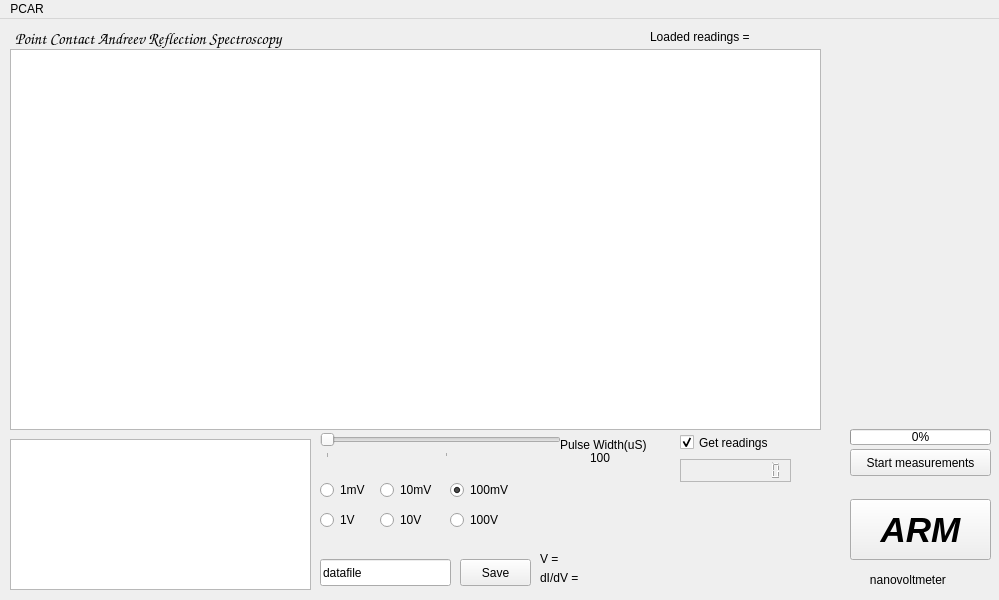
<?xml version="1.0" encoding="UTF-8"?>
<ui version="4.0">
 <class>MainWindow</class>
 <widget class="QMainWindow" name="MainWindow">
  <property name="geometry">
   <rect>
    <x>0</x>
    <y>0</y>
    <width>999</width>
    <height>600</height>
   </rect>
  </property>
  <property name="mouseTracking">
   <bool>false</bool>
  </property>
  <property name="windowTitle">
   <string>PCAR Spectroscopy</string>
  </property>
  <property name="windowIcon">
   <iconset>
    <normaloff>../../../../../usr/share/pixmaps/cubeview48.png</normaloff>../../../../../usr/share/pixmaps/cubeview48.png</iconset>
  </property>
  <property name="windowOpacity">
   <double>1.000000000000000</double>
  </property>
  <property name="toolTip">
   <string/>
  </property>
  <property name="autoFillBackground">
   <bool>false</bool>
  </property>
  <property name="tabShape">
   <enum>QTabWidget::Triangular</enum>
  </property>
  <widget class="QWidget" name="centralwidget">
   <widget class="QPushButton" name="init_button">
    <property name="geometry">
     <rect>
      <x>850</x>
      <y>430</y>
      <width>141</width>
      <height>27</height>
     </rect>
    </property>
    <property name="text">
     <string>Start measurements</string>
    </property>
   </widget>
   <widget class="QLabel" name="label">
    <property name="geometry">
     <rect>
      <x>15</x>
      <y>9</y>
      <width>270</width>
      <height>21</height>
     </rect>
    </property>
    <property name="font">
     <font>
      <family>URW Chancery L</family>
      <pointsize>12</pointsize>
      <weight>75</weight>
      <italic>true</italic>
      <bold>true</bold>
     </font>
    </property>
    <property name="text">
     <string>Point Contact Andreev Reflection Spectroscopy</string>
    </property>
   </widget>
   <widget class="PlotWidget" name="IVgraph">
    <property name="geometry">
     <rect>
      <x>10</x>
      <y>420</y>
      <width>301</width>
      <height>151</height>
     </rect>
    </property>
   </widget>
   <widget class="QCheckBox" name="fetch_data">
    <property name="geometry">
     <rect>
      <x>680</x>
      <y>410</y>
      <width>141</width>
      <height>27</height>
     </rect>
    </property>
    <property name="text">
     <string>Get readings</string>
    </property>
    <property name="checked">
     <bool>true</bool>
    </property>
   </widget>
   <widget class="QLabel" name="total_readings">
    <property name="geometry">
     <rect>
      <x>650</x>
      <y>10</y>
      <width>161</width>
      <height>16</height>
     </rect>
    </property>
    <property name="text">
     <string>Loaded readings = </string>
    </property>
   </widget>
   <widget class="QPushButton" name="Save_data">
    <property name="geometry">
     <rect>
      <x>460</x>
      <y>540</y>
      <width>71</width>
      <height>27</height>
     </rect>
    </property>
    <property name="text">
     <string>Save</string>
    </property>
   </widget>
   <widget class="QLineEdit" name="filename">
    <property name="geometry">
     <rect>
      <x>320</x>
      <y>540</y>
      <width>131</width>
      <height>27</height>
     </rect>
    </property>
    <property name="text">
     <string>datafile</string>
    </property>
   </widget>
   <widget class="PlotWidget" name="dIdVgraph">
    <property name="geometry">
     <rect>
      <x>10</x>
      <y>30</y>
      <width>811</width>
      <height>381</height>
     </rect>
    </property>
   </widget>
   <widget class="QSlider" name="pulse_width">
    <property name="geometry">
     <rect>
      <x>320</x>
      <y>410</y>
      <width>241</width>
      <height>29</height>
     </rect>
    </property>
    <property name="minimum">
     <number>100</number>
    </property>
    <property name="maximum">
     <number>2000</number>
    </property>
    <property name="singleStep">
     <number>5</number>
    </property>
    <property name="value">
     <number>100</number>
    </property>
    <property name="orientation">
     <enum>Qt::Horizontal</enum>
    </property>
    <property name="tickPosition">
     <enum>QSlider::TicksBelow</enum>
    </property>
    <property name="tickInterval">
     <number>1000</number>
    </property>
   </widget>
   <widget class="QLabel" name="label_2">
    <property name="geometry">
     <rect>
      <x>560</x>
      <y>410</y>
      <width>111</width>
      <height>31</height>
     </rect>
    </property>
    <property name="text">
     <string>Pulse Width(uS)</string>
    </property>
   </widget>
   <widget class="QLabel" name="pw_label">
    <property name="geometry">
     <rect>
      <x>590</x>
      <y>430</y>
      <width>51</width>
      <height>17</height>
     </rect>
    </property>
    <property name="text">
     <string>100</string>
    </property>
   </widget>
   <widget class="QPushButton" name="state">
    <property name="geometry">
     <rect>
      <x>850</x>
      <y>480</y>
      <width>141</width>
      <height>61</height>
     </rect>
    </property>
    <property name="font">
     <font>
      <pointsize>26</pointsize>
      <weight>75</weight>
      <italic>true</italic>
      <bold>true</bold>
     </font>
    </property>
    <property name="styleSheet">
     <string notr="true">border-color: rgb(0, 0, 0);</string>
    </property>
    <property name="text">
     <string>ARM</string>
    </property>
   </widget>
   <widget class="QLabel" name="nvpr">
    <property name="geometry">
     <rect>
      <x>860</x>
      <y>550</y>
      <width>121</width>
      <height>21</height>
     </rect>
    </property>
    <property name="autoFillBackground">
     <bool>true</bool>
    </property>
    <property name="text">
     <string>   nanovoltmeter</string>
    </property>
   </widget>
   <widget class="QLabel" name="IVfit">
    <property name="geometry">
     <rect>
      <x>540</x>
      <y>530</y>
      <width>281</width>
      <height>20</height>
     </rect>
    </property>
    <property name="text">
     <string>V = </string>
    </property>
   </widget>
   <widget class="QRadioButton" name="v5">
    <property name="geometry">
     <rect>
      <x>380</x>
      <y>490</y>
      <width>71</width>
      <height>22</height>
     </rect>
    </property>
    <property name="text">
     <string>10V</string>
    </property>
   </widget>
   <widget class="QRadioButton" name="v1">
    <property name="geometry">
     <rect>
      <x>320</x>
      <y>460</y>
      <width>60</width>
      <height>22</height>
     </rect>
    </property>
    <property name="text">
     <string>1mV</string>
    </property>
    <property name="checked">
     <bool>false</bool>
    </property>
   </widget>
   <widget class="QRadioButton" name="v2">
    <property name="geometry">
     <rect>
      <x>380</x>
      <y>460</y>
      <width>71</width>
      <height>22</height>
     </rect>
    </property>
    <property name="text">
     <string>10mV</string>
    </property>
   </widget>
   <widget class="QRadioButton" name="v4">
    <property name="geometry">
     <rect>
      <x>320</x>
      <y>490</y>
      <width>71</width>
      <height>22</height>
     </rect>
    </property>
    <property name="text">
     <string>1V</string>
    </property>
   </widget>
   <widget class="QRadioButton" name="v3">
    <property name="geometry">
     <rect>
      <x>450</x>
      <y>460</y>
      <width>81</width>
      <height>22</height>
     </rect>
    </property>
    <property name="text">
     <string>100mV</string>
    </property>
    <property name="checked">
     <bool>true</bool>
    </property>
   </widget>
   <widget class="QRadioButton" name="v6">
    <property name="geometry">
     <rect>
      <x>450</x>
      <y>490</y>
      <width>71</width>
      <height>22</height>
     </rect>
    </property>
    <property name="text">
     <string>100V</string>
    </property>
   </widget>
   <widget class="QProgressBar" name="progress">
    <property name="geometry">
     <rect>
      <x>850</x>
      <y>410</y>
      <width>141</width>
      <height>16</height>
     </rect>
    </property>
    <property name="value">
     <number>0</number>
    </property>
   </widget>
   <widget class="QLCDNumber" name="lcdNumber">
    <property name="geometry">
     <rect>
      <x>680</x>
      <y>440</y>
      <width>111</width>
      <height>23</height>
     </rect>
    </property>
    <property name="frameShape">
     <enum>QFrame::StyledPanel</enum>
    </property>
    <property name="smallDecimalPoint">
     <bool>true</bool>
    </property>
    <property name="numDigits">
     <number>10</number>
    </property>
   </widget>
   <widget class="QLabel" name="dIdVfit">
    <property name="geometry">
     <rect>
      <x>540</x>
      <y>550</y>
      <width>281</width>
      <height>17</height>
     </rect>
    </property>
    <property name="text">
     <string>dI/dV =</string>
    </property>
   </widget>
  </widget>
  <widget class="QMenuBar" name="menubar">
   <property name="geometry">
    <rect>
     <x>0</x>
     <y>0</y>
     <width>999</width>
     <height>25</height>
    </rect>
   </property>
   <widget class="QMenu" name="menuSave">
    <property name="title">
     <string>PCAR</string>
    </property>
   </widget>
   <addaction name="menuSave"/>
  </widget>
  <action name="actionSave_as">
   <property name="text">
    <string>Save as</string>
   </property>
  </action>
 </widget>
 <customwidgets>
  <customwidget>
   <class>PlotWidget</class>
   <extends>QGraphicsView</extends>
   <header>pyqtgraph.h</header>
  </customwidget>
 </customwidgets>
 <resources/>
 <connections>
  <connection>
   <sender>init_button</sender>
   <signal>clicked()</signal>
   <receiver>MainWindow</receiver>
   <slot>start_measuring()</slot>
   <hints>
    <hint type="sourcelabel">
     <x>925</x>
     <y>461</y>
    </hint>
    <hint type="destinationlabel">
     <x>233</x>
     <y>73</y>
    </hint>
   </hints>
  </connection>
  <connection>
   <sender>Save_data</sender>
   <signal>clicked()</signal>
   <receiver>MainWindow</receiver>
   <slot>dump_to_file()</slot>
   <hints>
    <hint type="sourcelabel">
     <x>506</x>
     <y>579</y>
    </hint>
    <hint type="destinationlabel">
     <x>266</x>
     <y>482</y>
    </hint>
   </hints>
  </connection>
  <connection>
   <sender>pulse_width</sender>
   <signal>sliderMoved(int)</signal>
   <receiver>pw_label</receiver>
   <slot>setNum(int)</slot>
   <hints>
    <hint type="sourcelabel">
     <x>512</x>
     <y>459</y>
    </hint>
    <hint type="destinationlabel">
     <x>591</x>
     <y>466</y>
    </hint>
   </hints>
  </connection>
  <connection>
   <sender>pulse_width</sender>
   <signal>sliderReleased()</signal>
   <receiver>MainWindow</receiver>
   <slot>set_pulse_width()</slot>
   <hints>
    <hint type="sourcelabel">
     <x>490</x>
     <y>457</y>
    </hint>
    <hint type="destinationlabel">
     <x>529</x>
     <y>475</y>
    </hint>
   </hints>
  </connection>
  <connection>
   <sender>v1</sender>
   <signal>clicked()</signal>
   <receiver>MainWindow</receiver>
   <slot>set_vc()</slot>
   <hints>
    <hint type="sourcelabel">
     <x>343</x>
     <y>494</y>
    </hint>
    <hint type="destinationlabel">
     <x>354</x>
     <y>550</y>
    </hint>
   </hints>
  </connection>
  <connection>
   <sender>v4</sender>
   <signal>clicked()</signal>
   <receiver>MainWindow</receiver>
   <slot>set_vc()</slot>
   <hints>
    <hint type="sourcelabel">
     <x>336</x>
     <y>526</y>
    </hint>
    <hint type="destinationlabel">
     <x>339</x>
     <y>555</y>
    </hint>
   </hints>
  </connection>
  <connection>
   <sender>v2</sender>
   <signal>clicked()</signal>
   <receiver>MainWindow</receiver>
   <slot>set_vc()</slot>
   <hints>
    <hint type="sourcelabel">
     <x>428</x>
     <y>500</y>
    </hint>
    <hint type="destinationlabel">
     <x>421</x>
     <y>549</y>
    </hint>
   </hints>
  </connection>
  <connection>
   <sender>v5</sender>
   <signal>clicked()</signal>
   <receiver>MainWindow</receiver>
   <slot>set_vc()</slot>
   <hints>
    <hint type="sourcelabel">
     <x>414</x>
     <y>530</y>
    </hint>
    <hint type="destinationlabel">
     <x>437</x>
     <y>548</y>
    </hint>
   </hints>
  </connection>
  <connection>
   <sender>v3</sender>
   <signal>clicked()</signal>
   <receiver>MainWindow</receiver>
   <slot>set_vc()</slot>
   <hints>
    <hint type="sourcelabel">
     <x>466</x>
     <y>500</y>
    </hint>
    <hint type="destinationlabel">
     <x>534</x>
     <y>527</y>
    </hint>
   </hints>
  </connection>
  <connection>
   <sender>v6</sender>
   <signal>clicked()</signal>
   <receiver>MainWindow</receiver>
   <slot>set_vc()</slot>
   <hints>
    <hint type="sourcelabel">
     <x>463</x>
     <y>526</y>
    </hint>
    <hint type="destinationlabel">
     <x>517</x>
     <y>555</y>
    </hint>
   </hints>
  </connection>
  <connection>
   <sender>state</sender>
   <signal>clicked()</signal>
   <receiver>MainWindow</receiver>
   <slot>toggle_state()</slot>
   <hints>
    <hint type="sourcelabel">
     <x>878</x>
     <y>540</y>
    </hint>
    <hint type="destinationlabel">
     <x>806</x>
     <y>533</y>
    </hint>
   </hints>
  </connection>
 </connections>
 <slots>
  <slot>gogo()</slot>
  <slot>dat()</slot>
  <slot>start_measuring()</slot>
  <slot>read_buffer()</slot>
  <slot>dump_to_file()</slot>
  <slot>set_pulse_width()</slot>
  <slot>set_voltage_compliance()</slot>
  <slot>set_vc()</slot>
  <slot>toggle_state()</slot>
  <slot>byebye()</slot>
 </slots>
 <buttongroups>
  <buttongroup name="sens"/>
 </buttongroups>
</ui>
